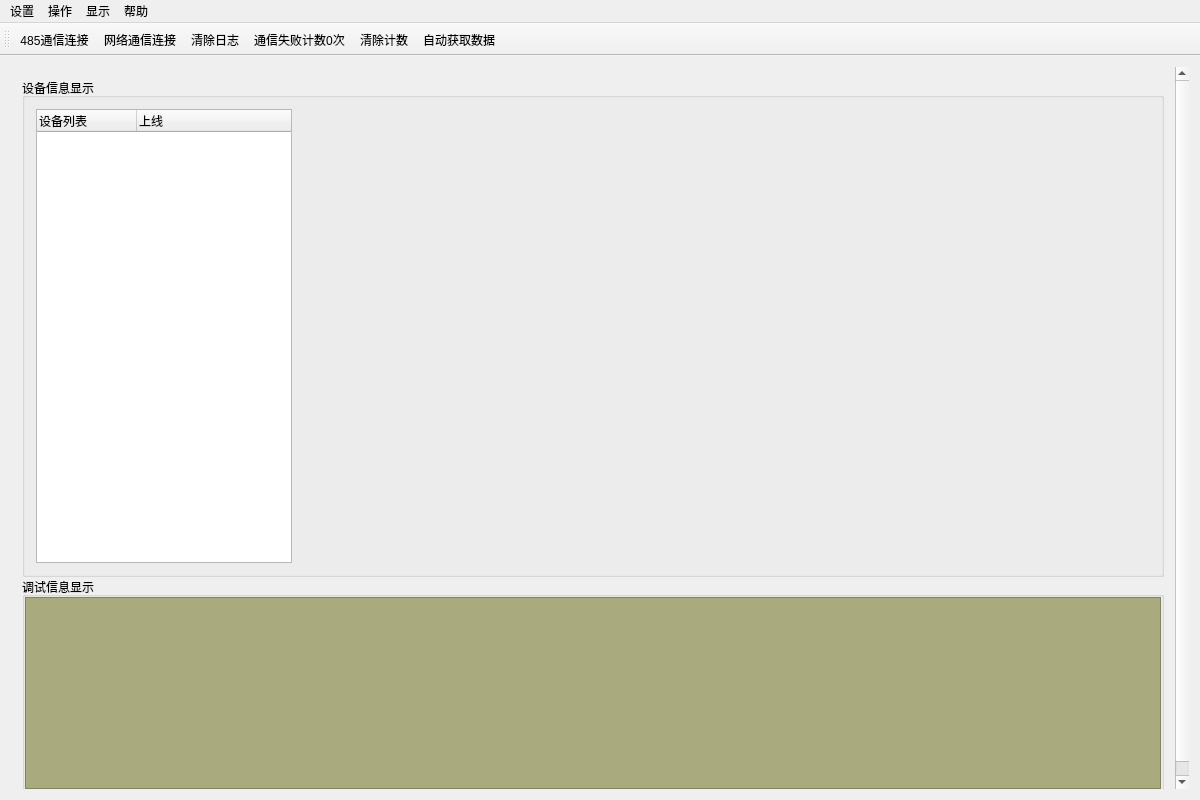
<?xml version="1.0" encoding="UTF-8"?>
<ui version="4.0">
 <class>MonitorMainWindow</class>
 <widget class="QMainWindow" name="MonitorMainWindow">
  <property name="geometry">
   <rect>
    <x>0</x>
    <y>0</y>
    <width>1200</width>
    <height>800</height>
   </rect>
  </property>
  <property name="sizePolicy">
   <sizepolicy hsizetype="Preferred" vsizetype="Preferred">
    <horstretch>0</horstretch>
    <verstretch>0</verstretch>
   </sizepolicy>
  </property>
  <property name="minimumSize">
   <size>
    <width>1000</width>
    <height>600</height>
   </size>
  </property>
  <property name="focusPolicy">
   <enum>Qt::NoFocus</enum>
  </property>
  <property name="windowTitle">
   <string>MonitorMainWindow</string>
  </property>
  <widget class="QWidget" name="centralWidget">
   <layout class="QVBoxLayout" name="verticalLayout_2">
    <item>
     <widget class="QScrollArea" name="scrollArea">
      <property name="enabled">
       <bool>true</bool>
      </property>
      <property name="sizePolicy">
       <sizepolicy hsizetype="Expanding" vsizetype="Expanding">
        <horstretch>20</horstretch>
        <verstretch>0</verstretch>
       </sizepolicy>
      </property>
      <property name="minimumSize">
       <size>
        <width>1000</width>
        <height>600</height>
       </size>
      </property>
      <property name="frameShape">
       <enum>QFrame::NoFrame</enum>
      </property>
      <property name="widgetResizable">
       <bool>true</bool>
      </property>
      <widget class="QWidget" name="scrollAreaWidgetContents">
       <property name="geometry">
        <rect>
         <x>0</x>
         <y>0</y>
         <width>1182</width>
         <height>737</height>
        </rect>
       </property>
       <layout class="QHBoxLayout" name="horizontalLayout_5">
        <item>
         <layout class="QVBoxLayout" name="verticalLayout">
          <property name="spacing">
           <number>0</number>
          </property>
          <item>
           <widget class="QGroupBox" name="groupBox_2">
            <property name="title">
             <string>设备信息显示</string>
            </property>
            <layout class="QHBoxLayout" name="horizontalLayout_6">
             <property name="spacing">
              <number>0</number>
             </property>
             <property name="leftMargin">
              <number>0</number>
             </property>
             <property name="topMargin">
              <number>0</number>
             </property>
             <property name="rightMargin">
              <number>0</number>
             </property>
             <property name="bottomMargin">
              <number>0</number>
             </property>
             <item>
              <widget class="QStackedWidget" name="stackedWidget">
               <property name="currentIndex">
                <number>0</number>
               </property>
               <widget class="QWidget" name="page">
                <layout class="QHBoxLayout" name="horizontalLayout_2">
                 <item>
                  <widget class="QTreeWidget" name="treeWidget_deviceList">
                   <property name="sizePolicy">
                    <sizepolicy hsizetype="Fixed" vsizetype="Preferred">
                     <horstretch>0</horstretch>
                     <verstretch>0</verstretch>
                    </sizepolicy>
                   </property>
                   <property name="columnCount">
                    <number>2</number>
                   </property>
                   <column>
                    <property name="text">
                     <string>设备列表</string>
                    </property>
                   </column>
                   <column>
                    <property name="text">
                     <string>上线</string>
                    </property>
                   </column>
                  </widget>
                 </item>
                 <item>
                  <widget class="QStackedWidget" name="stackedWidget_device">
                   <property name="currentIndex">
                    <number>0</number>
                   </property>
                   <widget class="QWidget" name="page_2">
                    <layout class="QHBoxLayout" name="horizontalLayout_3"/>
                   </widget>
                   <widget class="QWidget" name="page_3"/>
                  </widget>
                 </item>
                </layout>
               </widget>
               <widget class="QWidget" name="page1">
                <layout class="QHBoxLayout" name="horizontalLayout">
                 <item>
                  <widget class="QWidget" name="widget_histtory" native="true">
                   <property name="styleSheet">
                    <string notr="true">background-color: rgb(0, 170, 255);</string>
                   </property>
                   <layout class="QHBoxLayout" name="horizontalLayout_10">
                    <item>
                     <layout class="QVBoxLayout" name="verticalLayout_3">
                      <item>
                       <layout class="QHBoxLayout" name="horizontalLayout_7">
                        <item>
                         <layout class="QHBoxLayout" name="horizontalLayout_8">
                          <item>
                           <widget class="QLabel" name="label_3">
                            <property name="text">
                             <string>From</string>
                            </property>
                           </widget>
                          </item>
                          <item>
                           <widget class="QDateTimeEdit" name="beginDateTimeEdit"/>
                          </item>
                         </layout>
                        </item>
                        <item>
                         <layout class="QHBoxLayout" name="horizontalLayout_9">
                          <item>
                           <widget class="QLabel" name="label_4">
                            <property name="text">
                             <string>To</string>
                            </property>
                           </widget>
                          </item>
                          <item>
                           <widget class="QDateTimeEdit" name="endDateTimeEdit"/>
                          </item>
                         </layout>
                        </item>
                        <item>
                         <widget class="QComboBox" name="queryDevicceIdComboBox"/>
                        </item>
                        <item>
                         <widget class="QComboBox" name="queryDataTypeComboBox">
                          <item>
                           <property name="text">
                            <string>主缆电流平均值</string>
                           </property>
                          </item>
                          <item>
                           <property name="text">
                            <string>A相护层电流平均值</string>
                           </property>
                          </item>
                          <item>
                           <property name="text">
                            <string>B相护层电流平均值</string>
                           </property>
                          </item>
                          <item>
                           <property name="text">
                            <string>C相护层电流平均值</string>
                           </property>
                          </item>
                          <item>
                           <property name="text">
                            <string>N相护层电流平均值</string>
                           </property>
                          </item>
                          <item>
                           <property name="text">
                            <string>A相温度平均值</string>
                           </property>
                          </item>
                          <item>
                           <property name="text">
                            <string>B相温度平均值</string>
                           </property>
                          </item>
                          <item>
                           <property name="text">
                            <string>C相温度平均值</string>
                           </property>
                          </item>
                          <item>
                           <property name="text">
                            <string>N相温度平均值</string>
                           </property>
                          </item>
                         </widget>
                        </item>
                        <item>
                         <widget class="QPushButton" name="queryPushButton">
                          <property name="text">
                           <string>查询</string>
                          </property>
                         </widget>
                        </item>
                        <item>
                         <spacer name="verticalSpacer">
                          <property name="orientation">
                           <enum>Qt::Vertical</enum>
                          </property>
                          <property name="sizeType">
                           <enum>QSizePolicy::Fixed</enum>
                          </property>
                          <property name="sizeHint" stdset="0">
                           <size>
                            <width>20</width>
                            <height>20</height>
                           </size>
                          </property>
                         </spacer>
                        </item>
                        <item>
                         <spacer name="horizontalSpacer">
                          <property name="orientation">
                           <enum>Qt::Horizontal</enum>
                          </property>
                          <property name="sizeHint" stdset="0">
                           <size>
                            <width>40</width>
                            <height>20</height>
                           </size>
                          </property>
                         </spacer>
                        </item>
                        <item>
                         <widget class="QPushButton" name="clearCurvesPushButton">
                          <property name="text">
                           <string>清除图表</string>
                          </property>
                         </widget>
                        </item>
                        <item>
                         <widget class="QPushButton" name="clearDBPushButton">
                          <property name="text">
                           <string>清除数据库</string>
                          </property>
                         </widget>
                        </item>
                       </layout>
                      </item>
                      <item>
                       <widget class="historyDataPlot" name="widget_historyPlot" native="true">
                        <property name="sizePolicy">
                         <sizepolicy hsizetype="Preferred" vsizetype="Minimum">
                          <horstretch>0</horstretch>
                          <verstretch>0</verstretch>
                         </sizepolicy>
                        </property>
                        <property name="minimumSize">
                         <size>
                          <width>0</width>
                          <height>400</height>
                         </size>
                        </property>
                       </widget>
                      </item>
                     </layout>
                    </item>
                   </layout>
                  </widget>
                 </item>
                </layout>
               </widget>
              </widget>
             </item>
            </layout>
           </widget>
          </item>
          <item>
           <widget class="QGroupBox" name="groupBox_3">
            <property name="title">
             <string>调试信息显示</string>
            </property>
            <layout class="QHBoxLayout" name="horizontalLayout_4">
             <property name="spacing">
              <number>0</number>
             </property>
             <property name="leftMargin">
              <number>0</number>
             </property>
             <property name="topMargin">
              <number>0</number>
             </property>
             <property name="rightMargin">
              <number>0</number>
             </property>
             <property name="bottomMargin">
              <number>0</number>
             </property>
             <item>
              <widget class="QTextBrowser" name="textBrowser">
               <property name="sizePolicy">
                <sizepolicy hsizetype="Expanding" vsizetype="Fixed">
                 <horstretch>0</horstretch>
                 <verstretch>0</verstretch>
                </sizepolicy>
               </property>
               <property name="styleSheet">
                <string notr="true">background-color: rgb(170, 170, 127);</string>
               </property>
              </widget>
             </item>
            </layout>
           </widget>
          </item>
         </layout>
        </item>
       </layout>
      </widget>
     </widget>
    </item>
   </layout>
  </widget>
  <widget class="QMenuBar" name="menuBar">
   <property name="geometry">
    <rect>
     <x>0</x>
     <y>0</y>
     <width>1200</width>
     <height>23</height>
    </rect>
   </property>
   <widget class="QMenu" name="menu">
    <property name="title">
     <string>显示</string>
    </property>
    <addaction name="action_data"/>
    <addaction name="action_history"/>
    <addaction name="action_show_info"/>
   </widget>
   <widget class="QMenu" name="menu_2">
    <property name="title">
     <string>设置</string>
    </property>
    <addaction name="action_connect_485"/>
    <addaction name="action_connect_network"/>
    <addaction name="action_connet_server"/>
   </widget>
   <widget class="QMenu" name="menu_3">
    <property name="title">
     <string>操作</string>
    </property>
    <addaction name="action_register_device"/>
    <addaction name="action_set_map"/>
   </widget>
   <widget class="QMenu" name="menu_4">
    <property name="title">
     <string>帮助</string>
    </property>
    <addaction name="action_CableMonitor"/>
   </widget>
   <addaction name="menu_2"/>
   <addaction name="menu_3"/>
   <addaction name="menu"/>
   <addaction name="menu_4"/>
  </widget>
  <widget class="QToolBar" name="mainToolBar">
   <attribute name="toolBarArea">
    <enum>TopToolBarArea</enum>
   </attribute>
   <attribute name="toolBarBreak">
    <bool>false</bool>
   </attribute>
   <addaction name="action_connect_485"/>
   <addaction name="action_connect_network"/>
   <addaction name="action_clearLog"/>
   <addaction name="action_cnt_com_failed"/>
   <addaction name="action_clearCnt"/>
   <addaction name="action_auto_get_data"/>
  </widget>
  <action name="action_data">
   <property name="text">
    <string>实时数据显示</string>
   </property>
  </action>
  <action name="action_history">
   <property name="text">
    <string>历史数据显示</string>
   </property>
  </action>
  <action name="action_register_device">
   <property name="text">
    <string>注册设备</string>
   </property>
  </action>
  <action name="action_connect_485">
   <property name="text">
    <string>485通信连接</string>
   </property>
  </action>
  <action name="action_connect_network">
   <property name="text">
    <string>网络通信连接</string>
   </property>
  </action>
  <action name="action_show_info">
   <property name="checkable">
    <bool>true</bool>
   </property>
   <property name="text">
    <string>调试信息显示</string>
   </property>
  </action>
  <action name="action_set_map">
   <property name="text">
    <string>设置映射表</string>
   </property>
  </action>
  <action name="action_connet_server">
   <property name="text">
    <string>远端服务器连接</string>
   </property>
   <property name="toolTip">
    <string>服务器连接</string>
   </property>
  </action>
  <action name="action_clearLog">
   <property name="text">
    <string>清除日志</string>
   </property>
  </action>
  <action name="action_cnt_com_failed">
   <property name="text">
    <string>通信失败计数0次</string>
   </property>
  </action>
  <action name="action_clearCnt">
   <property name="text">
    <string>清除计数</string>
   </property>
  </action>
  <action name="action_CableMonitor">
   <property name="text">
    <string>关于CableMonitor</string>
   </property>
  </action>
  <action name="action_auto_get_data">
   <property name="text">
    <string>自动获取数据</string>
   </property>
  </action>
 </widget>
 <layoutdefault spacing="6" margin="11"/>
 <customwidgets>
  <customwidget>
   <class>historyDataPlot</class>
   <extends>QWidget</extends>
   <header>historydataplot.h</header>
   <container>1</container>
  </customwidget>
 </customwidgets>
 <resources/>
 <connections/>
</ui>
